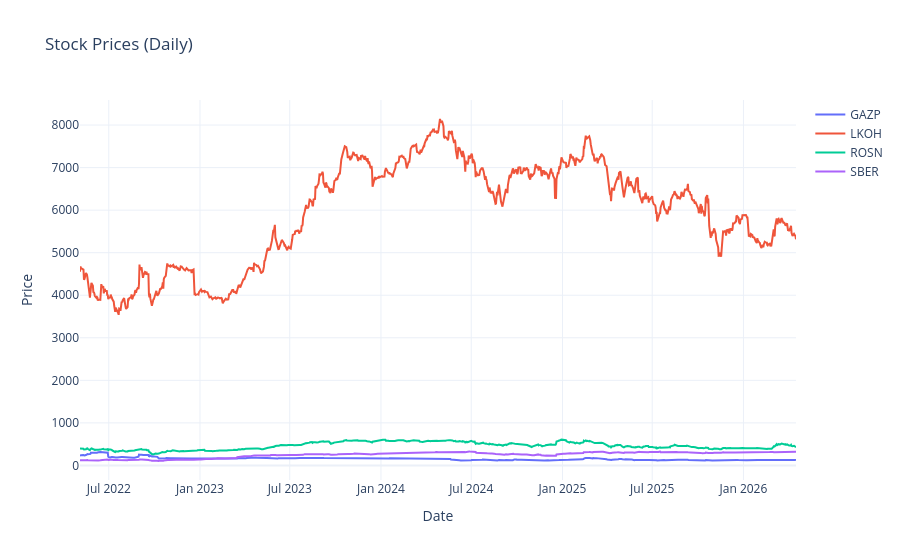

The cell this chart's notebook holds for it:
### Code cell
fig = go.Figure()

for ticker in stocks_data_1w_daily_df['company'].unique():
    df = stocks_data_1w_daily_df[stocks_data_1w_daily_df['company'] == ticker]
    fig.add_trace(
        go.Scatter(
            x=df['begin'],
            y=df['close'],
            mode="lines",
            name=ticker
        )
    )

fig.update_layout(
    title="Stock Prices (Daily)",
    xaxis_title="Date",
    yaxis_title="Price",
    template="plotly_white"
)
fig.show()

### Figure 1 — Plotly figure (JSON) as saved in the notebook; plotly's stock layout.template omitted (floating-point values rounded to 4 significant figures; data arrays with more than 128 entries replaced by an {"elided": "..."} marker saying what was removed)
{"data": [{"mode": "lines", "name": "GAZP", "type": "scatter", "x": {"elided": "1003 str values"}, "y": {"elided": "1003 float values"}}, {"mode": "lines", "name": "LKOH", "type": "scatter", "x": {"elided": "1003 str values"}, "y": {"elided": "1003 float values"}}, {"mode": "lines", "name": "ROSN", "type": "scatter", "x": {"elided": "1003 str values"}, "y": {"elided": "1003 float values"}}, {"mode": "lines", "name": "SBER", "type": "scatter", "x": {"elided": "1003 str values"}, "y": {"elided": "1003 float values"}}], "layout": {"title": {"text": "Stock Prices (Daily)"}, "xaxis": {"title": {"text": "Date"}}, "yaxis": {"title": {"text": "Price"}}}}
